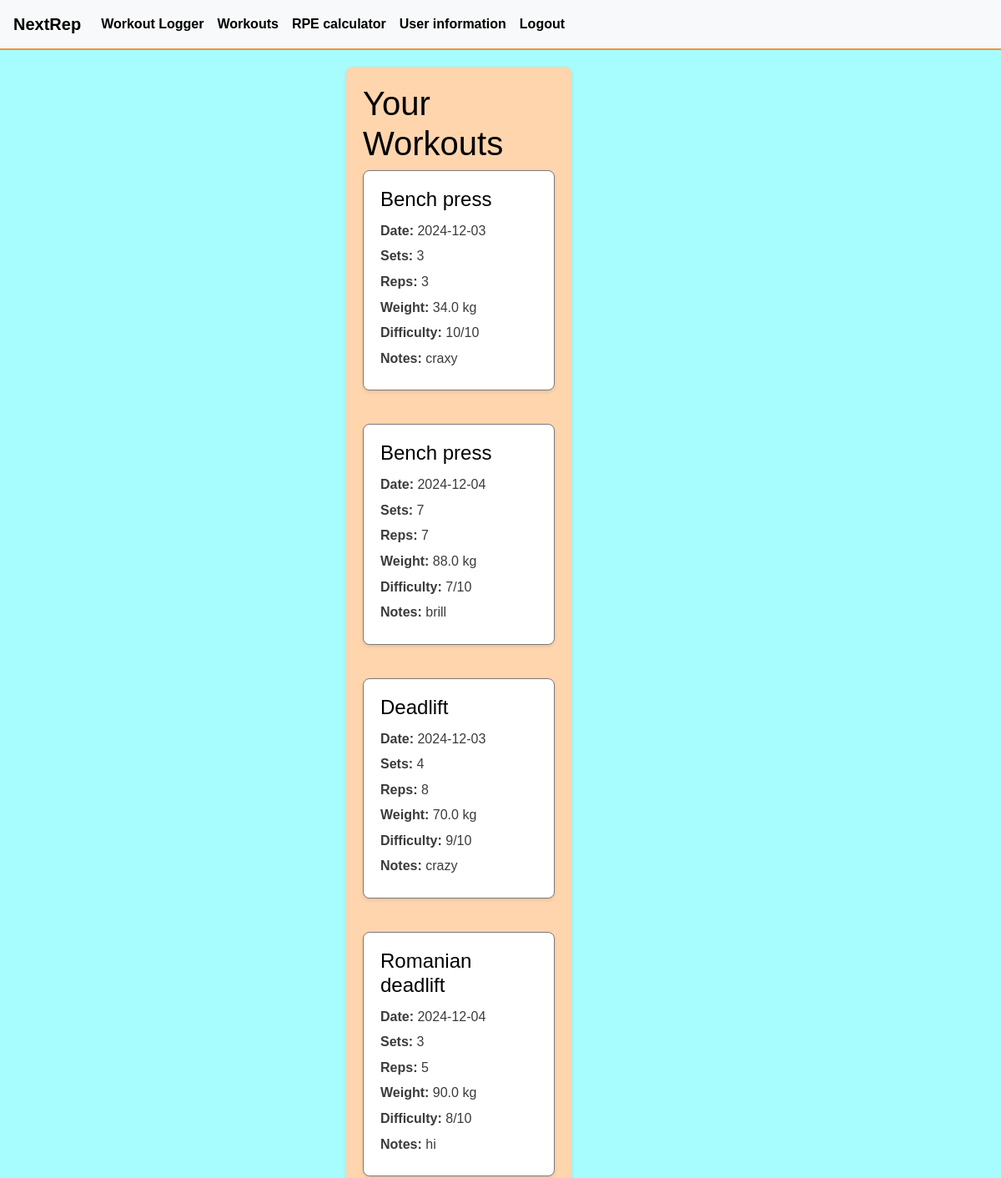
Before: /workouts (signed in, upper part) with the older database file.
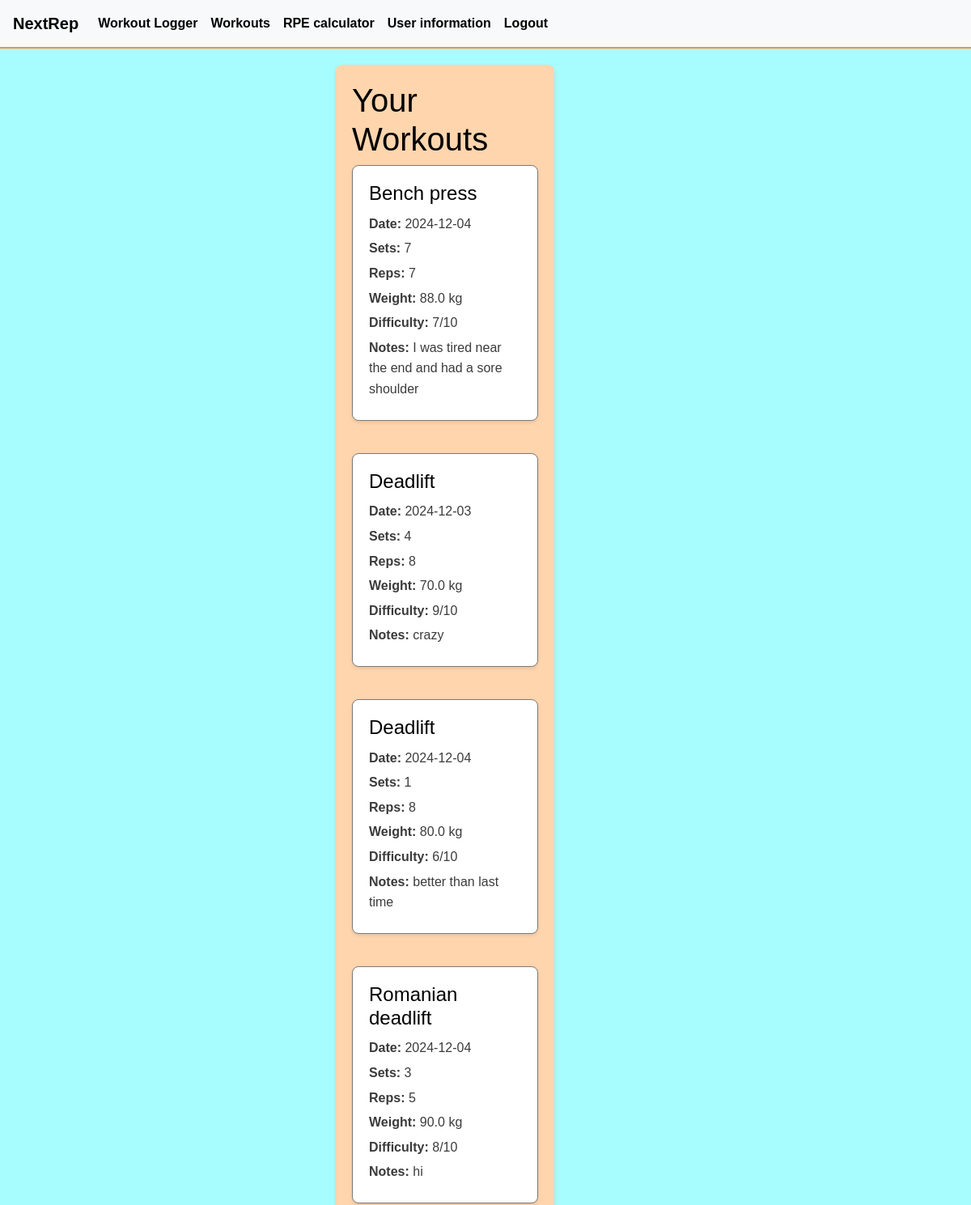
After: the same page with the newer database file.
### app/models.py (models this page shows, shortened)
class Workout(db.Model):
    userEmail = db.Column(db.String(500), db.ForeignKey('user.email'), primary_key=True)
    exerciseName = db.Column(db.String(500), db.ForeignKey('exercise.name'), primary_key=True)
    date = db.Column(db.Date, primary_key=True)
    sets = db.Column(db.Integer)
    reps = db.Column(db.Integer)
    weight = db.Column(db.Float)
    difficulty = db.Column(db.Integer)
    notes = db.Column(db.String(500))

### app/views.py (the view)
@app.route('/workouts', methods=['GET'])
@login_required
def workouts():
    app.logger.info('workouts route request')
    user_workouts = Workout.query.filter_by(userEmail=current_user.email).all()
    return render_template('workouts.html', title='Workouts', workouts=user_workouts)

### app/__init__.py (called while the page is built)
@login_manager.user_loader
def load_user(email):
    return User.query.get(email)

### app/templates/workouts.html
{% extends 'base2.html' %}
{% block content %}
<body>
    <div class="container">
        <h1>Your Workouts</h1>
        <div class="grid">
            {% for workout in workouts %}
            <div class="workout-box">
                <h3>{{ workout.exerciseName }}</h3>
                <p><strong>Date:</strong> {{ workout.date }}</p>
                <p><strong>Sets:</strong> {{ workout.sets }}</p>
                <p><strong>Reps:</strong> {{ workout.reps }}</p>
                <p><strong>Weight:</strong> {{ workout.weight }} kg</p>
                <p><strong>Difficulty:</strong> {{ workout.difficulty }}/10</p>
                {% if workout.notes %}
                <p><strong>Notes:</strong> {{ workout.notes }}</p>
                {% endif %}
            </div>
            {% endfor %}
        </div>
    </div>
</body>
{% endblock %}

### app/templates/base2.html (shortened to what this page needs)
<!Doctype HTML>
<html>
    <head>
    <link rel="stylesheet" href="https://stackpath.bootstrapcdn.com/bootstrap/4.2.1/css/bootstrap.min.css">
    <link rel="stylesheet" href="/../static/style.css">
    </head>
    <body>
        <nav class="navbar navbar-expand-sm navbar-light bg-light">
            <a class="navbar-brand" href="#">NextRep</a>
            <div class="collapse navbar-collapse" id="navbarSupportedContent">
              <ul class="navbar-nav mr-auto">
                <li class="nav-item"><a class="nav-link" href="/first">Workout Logger <span class="sr-only">(current)</span></a></li>
                <li class="nav-item"><a class="nav-link" href="/workouts">Workouts</a></li>
                <li class="nav-item"><a class="nav-link" href="/rpecalc">RPE calculator</a></li>
                <li class="nav-item"><a class="nav-link" href="/userdetails">User information</a></li>
                <li class="nav-item"><a class="nav-link" href="/logout">Logout</a></li>
              </ul>
            </div>
          </nav>
          <div class="container-fluid">
            <div class="row">
              <div class="col-4"></div>
                <div class="col-3">
                  {% block content %}{% endblock %}
                </div>
              </div>
            </div>
    </body>
  </html>

### app/static/style.css (style rules this page uses)
body { font-family: Arial, sans-serif; margin: 0; padding: 0; background-color: #a7fdfe; color: #000000; line-height: 1.6; }
.container { max-width: 1200px; margin: 20px auto; padding: 20px; background: #ffd5ae; border-radius: 8px; box-shadow: 0 2px 5px rgba(0, 0, 0, 0.1); }
h1, h3 { color: #000000; }
p, label, input, select, button { font-size: 1rem; color: #000000; }
.navbar { border-bottom: 2px solid #f39237; }
.navbar-brand, .nav-link { color: #000000 !important; font-weight: bold; }
.card, .workout-box { background-color: #ffffff; border: 1px solid #7a7a7a; border-radius: 8px; box-shadow: 0 2px 4px rgba(0, 0, 0, 0.1); padding: 20px; margin-bottom: 20px; }
.card h3, .workout-box h3 { font-size: 1.5rem; margin-bottom: 10px; }
.card p, .workout-box p { margin: 5px 0; font-size: 1rem; color: #3b3b3b; }
.grid { display: grid; grid-template-columns: repeat(auto-fit, minmax(200px, 1fr)); gap: 20px; }
a { color: #f39237; }

Changed rows visible on the page:
removed Workout: exerciseName "Bench press", date "2024-12-03", sets "3", reps "3", weight "34.0", difficulty "10", notes "craxy"
changed Workout "Bench press": notes "brill" → "I was tired near the end and had a sore shoulder"
added Workout: exerciseName "Deadlift", date "2024-12-04", sets "1", reps "8", weight "80.0", difficulty "6", notes "better than last time"
